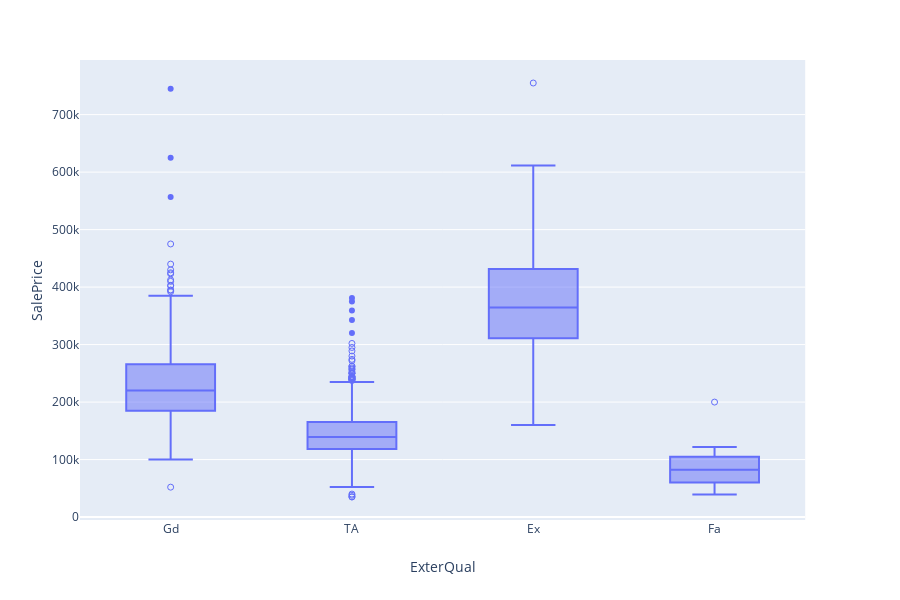

This figure's notebook cell:
### Code cell
fig = px.box(train, y='SalePrice', x='ExterQual', points="suspectedoutliers")
fig.show()

### Figure 1 — Plotly figure (JSON) as saved in the notebook; plotly's stock layout.template omitted (floating-point values rounded to 4 significant figures; data arrays with more than 128 entries replaced by an {"elided": "..."} marker saying what was removed)
{"data": [{"alignmentgroup": "True", "boxpoints": "suspectedoutliers", "hoverlabel": {"namelength": 0}, "hovertemplate": "ExterQual=%{x}<br>SalePrice=%{y}", "legendgroup": "", "marker": {"color": "#636efa"}, "name": "", "notched": false, "offsetgroup": "", "orientation": "v", "showlegend": false, "type": "box", "x": {"elided": "1460 str values"}, "x0": " ", "xaxis": "x", "y": {"elided": "1460 int values"}, "y0": " ", "yaxis": "y"}], "layout": {"boxmode": "group", "height": 600, "legend": {"tracegroupgap": 0}, "margin": {"t": 60}, "xaxis": {"anchor": "y", "domain": [0, 0.98], "title": {"text": "ExterQual"}}, "yaxis": {"anchor": "x", "domain": [0, 1], "title": {"text": "SalePrice"}}}}
